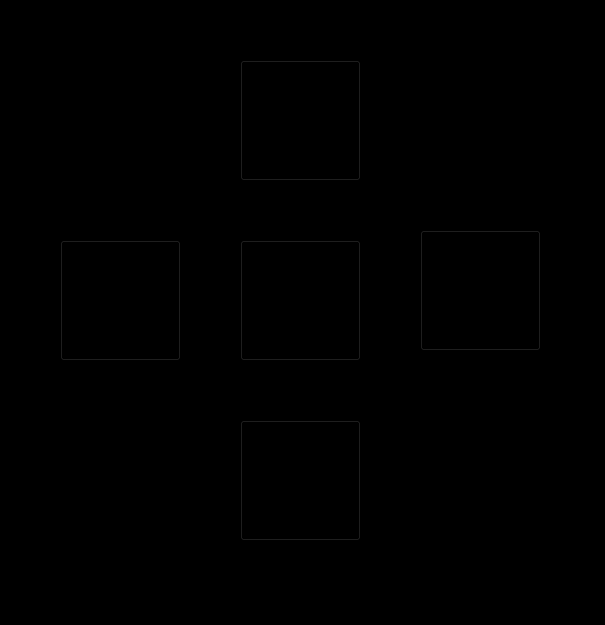
<?xml version="1.0" encoding="UTF-8"?>
<ui version="4.0">
 <class>MainWindow</class>
 <widget class="QMainWindow" name="MainWindow">
  <property name="geometry">
   <rect>
    <x>0</x>
    <y>0</y>
    <width>605</width>
    <height>625</height>
   </rect>
  </property>
  <property name="windowTitle">
   <string>MainWindow</string>
  </property>
  <property name="styleSheet">
   <string notr="true">background-color: rgb(0, 0, 0);</string>
  </property>
  <widget class="QWidget" name="centralwidget">
   <widget class="QPushButton" name="btn_X">
    <property name="geometry">
     <rect>
      <x>240</x>
      <y>240</y>
      <width>121</width>
      <height>121</height>
     </rect>
    </property>
    <property name="text">
     <string/>
    </property>
    <property name="icon">
     <iconset resource="recursos_carrito.qrc">
      <normaloff>:/botones/cancelar.png</normaloff>:/botones/cancelar.png</iconset>
    </property>
    <property name="iconSize">
     <size>
      <width>120</width>
      <height>120</height>
     </size>
    </property>
   </widget>
   <widget class="QPushButton" name="btn_D">
    <property name="geometry">
     <rect>
      <x>420</x>
      <y>230</y>
      <width>121</width>
      <height>121</height>
     </rect>
    </property>
    <property name="text">
     <string/>
    </property>
    <property name="icon">
     <iconset resource="recursos_carrito.qrc">
      <normaloff>:/botones/flecha-correcta.png</normaloff>:/botones/flecha-correcta.png</iconset>
    </property>
    <property name="iconSize">
     <size>
      <width>120</width>
      <height>120</height>
     </size>
    </property>
   </widget>
   <widget class="QPushButton" name="btn_A">
    <property name="geometry">
     <rect>
      <x>60</x>
      <y>240</y>
      <width>121</width>
      <height>121</height>
     </rect>
    </property>
    <property name="text">
     <string/>
    </property>
    <property name="icon">
     <iconset resource="recursos_carrito.qrc">
      <normaloff>:/botones/regreso.png</normaloff>:/botones/regreso.png</iconset>
    </property>
    <property name="iconSize">
     <size>
      <width>120</width>
      <height>120</height>
     </size>
    </property>
   </widget>
   <widget class="QPushButton" name="btn_S">
    <property name="geometry">
     <rect>
      <x>240</x>
      <y>420</y>
      <width>121</width>
      <height>121</height>
     </rect>
    </property>
    <property name="text">
     <string/>
    </property>
    <property name="icon">
     <iconset resource="recursos_carrito.qrc">
      <normaloff>:/botones/flecha-hacia-abajo.png</normaloff>:/botones/flecha-hacia-abajo.png</iconset>
    </property>
    <property name="iconSize">
     <size>
      <width>120</width>
      <height>120</height>
     </size>
    </property>
   </widget>
   <widget class="QPushButton" name="btn_W">
    <property name="geometry">
     <rect>
      <x>240</x>
      <y>60</y>
      <width>121</width>
      <height>121</height>
     </rect>
    </property>
    <property name="text">
     <string/>
    </property>
    <property name="icon">
     <iconset resource="recursos_carrito.qrc">
      <normaloff>:/botones/flecha-hacia-arriba.png</normaloff>:/botones/flecha-hacia-arriba.png</iconset>
    </property>
    <property name="iconSize">
     <size>
      <width>120</width>
      <height>120</height>
     </size>
    </property>
   </widget>
  </widget>
  <widget class="QMenuBar" name="menubar">
   <property name="geometry">
    <rect>
     <x>0</x>
     <y>0</y>
     <width>605</width>
     <height>26</height>
    </rect>
   </property>
  </widget>
 </widget>
 <resources>
  <include location="recursos_carrito.qrc"/>
 </resources>
 <connections/>
</ui>
